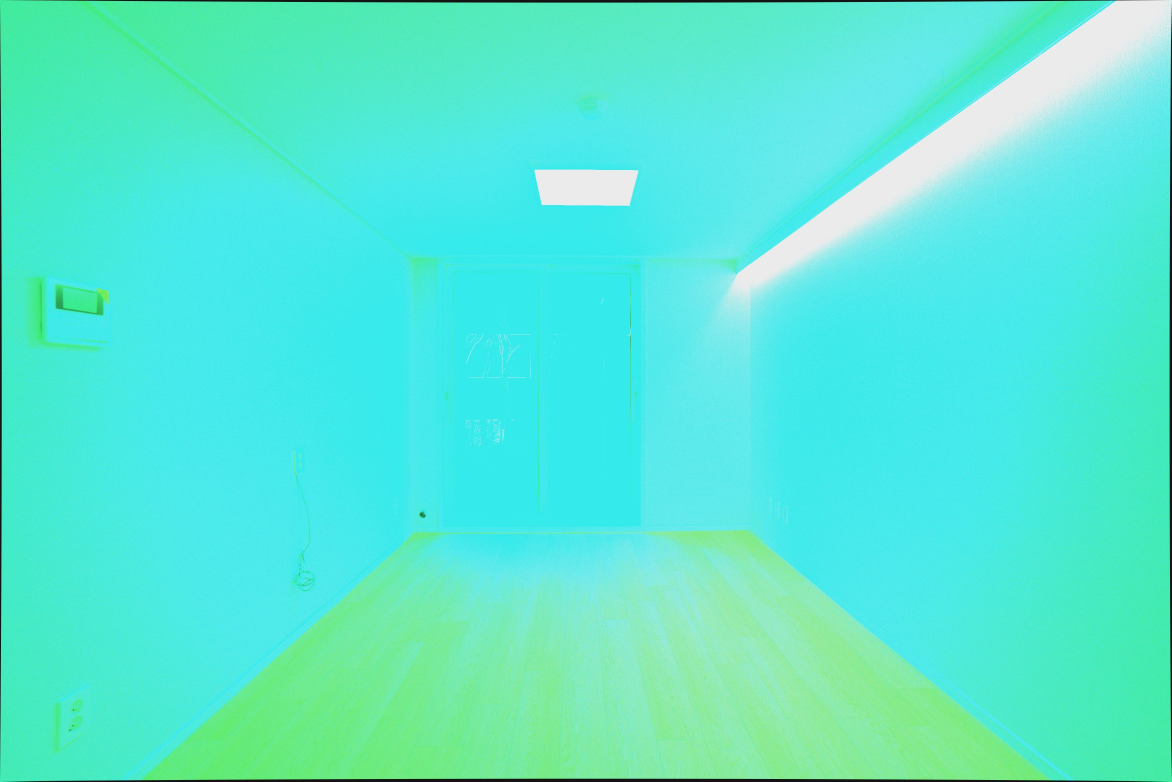
#> input picture tools/darktable-gemini-batch/style_samples/sample_A.jpg, 3514 x 2344 px (shown at 1/3 size); its folder holds only this picture in this run
$ python -i photo_lib.py   (imports and definitions only)
#> lines starting #> are read from the running program, lines starting #| are printed output that depends on the picture
"""사진 편집 — RAW/JPG/PNG decode, preview/thumbnail 생성, 보정 적용 JPG export.

영상 탭의 .cube LUT 파이프라인을 그대로 재사용 → 색감이 영상과 동일하게 일치.
"""
from __future__ import annotations

import hashlib
import io
import subprocess
from pathlib import Path

import numpy as np
import rawpy
from PIL import Image, ImageOps


# rawpy 가 다루는 RAW 확장자 (대표적인 카메라 RAW 포맷)
RAW_EXTS = {
    ".arw", ".cr2", ".cr3", ".nef", ".dng", ".raf", ".orf",
    ".pef", ".rw2", ".x3f", ".srw", ".sr2", ".3fr", ".raw",
}
# PIL 로 바로 열 수 있는 표준 이미지 확장자
STD_IMG_EXTS = {".jpg", ".jpeg", ".png", ".bmp", ".tif", ".tiff", ".webp"}
PHOTO_EXTS = RAW_EXTS | STD_IMG_EXTS


def is_raw(p: Path) -> bool:
    return p.suffix.lower() in RAW_EXTS


def is_photo(p: Path) -> bool:
    return p.suffix.lower() in PHOTO_EXTS


# [64 lines left out: functions list_photos, _decode_raw, _load_std_image, load_photo_array, _save_jpg_array, _fingerprint, not called in this run]


def thumb_cache_path(src: Path, cache_dir: Path) -> Path:
    return cache_dir / f"thumb_{_fingerprint(src)}.jpg"


def preview_cache_path(src: Path, cache_dir: Path) -> Path:
    return cache_dir / f"prev_{_fingerprint(src)}.jpg"


# [41 lines left out: functions make_thumbnail, make_preview, not called in this run]


def export_jpg_with_lut(
    src: Path,
    out_path: Path,
    *,
    lut_path: Path | None = None,
    quality: int = 95,
    long_side_px: int | None = None,
    rotate_deg: int = 0,           # 0/90/180/270 (CW)
    flip_h: bool = False,
    flip_v: bool = False,
) -> Path:
    """원본(RAW/JPG/PNG) 풀해상도 디코드 → 회전/뒤집기 → LUT 적용 → JPG 저장.

    품질 향상 — RAW 는 **16비트 깊이로 디코드** 한 뒤 16비트 TIFF 로 ffmpeg 에 넘김.
    ffmpeg lut3d 가 16비트 입력에서 16비트로 처리하므로 LUT 보간 정밀도가
    8비트일 때보다 훨씬 부드러워짐 (특히 그라데이션·하이라이트 영역).
    lut_path 가 None 이면 LUT 적용 없이 그대로 변환.
    """
    # 1) RAW 는 16비트 깊이로 풀해상도 디코드 — LUT 가 있는 경우엔 ffmpeg 가 16비트로 보간.
    #    LUT 가 없으면 그대로 8비트로 변환해 단순 JPG 저장.
    has_lut = lut_path is not None and Path(lut_path).is_file()
    if is_raw(src):
        arr = _decode_raw(src, half_size=False, output_bps=16 if has_lut else 8)
    else:
        arr = _load_std_image(src)                                # uint8 (h,w,3)
    depth = 16 if arr.dtype == np.uint16 else 8

    # 2) 회전/뒤집기 — numpy 단계에서 처리해 bit depth 유지
    if rotate_deg % 360:
        k = (-(int(rotate_deg) // 90)) % 4
        if k:
            arr = np.rot90(arr, k=k)
    if flip_h:
        arr = arr[:, ::-1, :]
    if flip_v:
        arr = arr[::-1, :, :]

    # 3) 긴변 리사이즈 필요 여부 — 실제 리사이즈는 ffmpeg/PIL 에 위임
    need_resize = False
    target_w = target_h = None
    if long_side_px and long_side_px > 0:
        h, w = arr.shape[:2]
        ls = max(w, h)
        if ls > long_side_px:
            scale = long_side_px / ls
            target_w, target_h = max(2, int(w * scale)), max(2, int(h * scale))
            need_resize = True

    out_path.parent.mkdir(parents=True, exist_ok=True)

    # 4-A) LUT 없으면 단순 변환 (PIL 8비트 JPEG)
    if lut_path is None or not Path(lut_path).is_file():
        arr8 = (arr >> 8).astype(np.uint8) if depth == 16 else arr
        img8 = Image.fromarray(arr8)
        if need_resize:
            img8 = img8.resize((target_w, target_h), Image.LANCZOS)
        img8.save(out_path, "JPEG", quality=int(quality), optimize=True, subsampling=0)
        return out_path

    # 4-B) LUT 적용:
    #   ① 16비트 TIFF 로 ffmpeg 에 넘김 (입력 정밀도 ↑)
    #   ② ffmpeg lut3d 가 16비트로 보간해서 PNG 로 출력 (출력도 16비트 무손실)
    #   ③ PIL 로 PNG 읽어 → JPEG 인코딩 (PIL 의 JPEG 품질 컨트롤이 ffmpeg mjpeg 보다 정확)
    import tifffile
    tmp_tif = out_path.with_suffix(".__tmp_in.tiff")
    tmp_png = out_path.with_suffix(".__tmp_out.png")
    try:
        tifffile.imwrite(str(tmp_tif), arr, photometric="rgb", compression=None)
        vf_parts = [f"lut3d=file='{str(lut_path)}'"]
        if need_resize:
            vf_parts.append(f"scale={target_w}:{target_h}:flags=lanczos")
        # ffmpeg lut3d 는 입력이 16비트면 내부 보간을 16비트로 수행 → 8비트 출력해도
        # 8비트 단계 보간보다 훨씬 부드러움. PNG 출력 단계만 8비트로 떨궈 속도 확보.
        cmd = [
            "ffmpeg", "-y", "-hide_banner", "-loglevel", "error",
            "-i", str(tmp_tif),
            "-vf", ",".join(vf_parts),
            "-pix_fmt", "rgb24",              # 8비트 PNG 출력 (속도 ↑, 보간은 내부 16비트)
            str(tmp_png),
        ]
        subprocess.run(cmd, check=True)
        # PIL 로 PNG → JPG (16비트 PNG 는 자동으로 8비트로 다운컨버트)
        with Image.open(tmp_png) as pim:
            pim.load()
            if pim.mode != "RGB":
                pim = pim.convert("RGB")
            pim.save(out_path, "JPEG", quality=int(quality), optimize=True, subsampling=0)
    finally:
        for tmp in (tmp_tif, tmp_png):
            try:
                tmp.unlink(missing_ok=True)
            except OSError:
                pass
    return out_path


# [19 lines left out: functions _qscale_from_quality, find_unique_name, not called in this run]


__all__ = [
    "RAW_EXTS", "STD_IMG_EXTS", "PHOTO_EXTS",
    "is_raw", "is_photo", "list_photos",
    "load_photo_array",
    "make_thumbnail", "make_preview",
    "export_jpg_with_lut", "find_unique_name",
    "thumb_cache_path", "preview_cache_path",
]

>>> import cv2
>>> picture = cv2.imread('../../darktable-gemini-batch/style_samples/sample_A.jpg', cv2.IMREAD_GRAYSCALE)
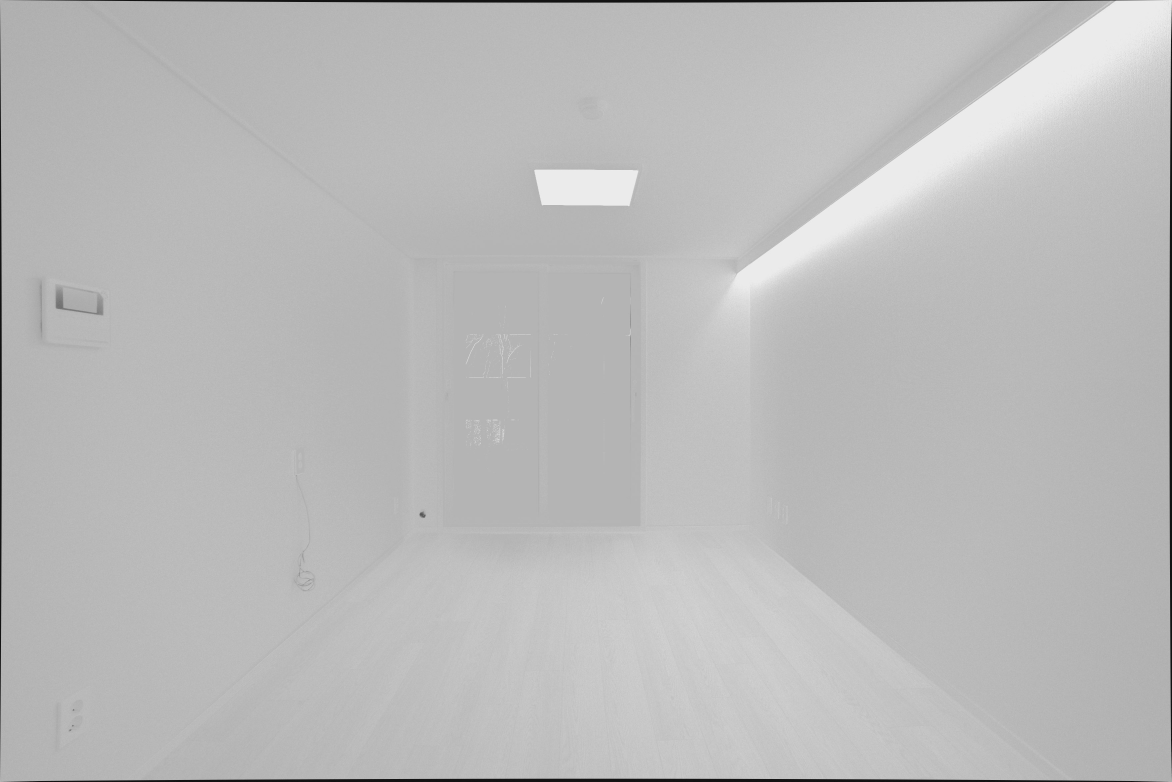
#> picture: shape (2344, 3514) (shown at 1/3 size); min 12, max 251, mean 187
>>> result = export_jpg_with_lut(picture, 'out.png')
#> (the run stopped early here; a loop or call above may not have finished)
